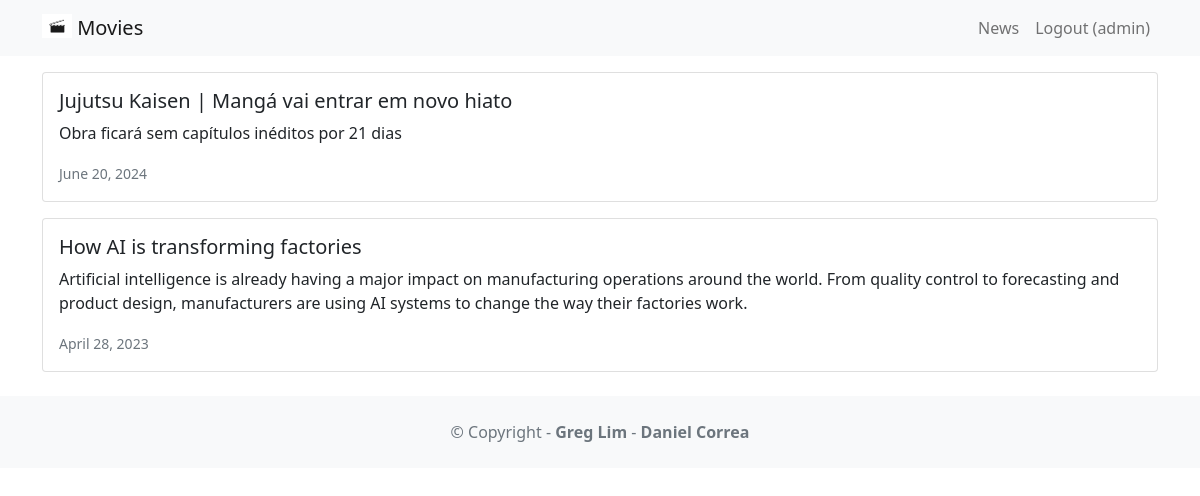
Page /news/ (signed in) on the committed database.
### news/models.py (models this page shows, shortened)
class News(models.Model):
    headline = models.CharField(max_length=200)
    body = models.TextField()
    date = models.DateField()

### news/views.py (the view)
# urls.py: path('news/', include('news.urls')),
def news(request):
    newss = News.objects.all().order_by('-date')
    return render(request, 'news.html', {'newss':newss})

### news/templates/news.html
{% extends 'base.html' %}
{% block content %}
        {% for news in newss %}
            <div class="card mb-3">
                <div class="row g-0">
                <div>
                    <div class="card-body">
                        <h5 class="card-title">{{ news.headline }}</h5>
                        <p class="card-text">{{ news.body }}</p>
                        <p class="card-text"><small class="text-muted">
                            {{ news.date }}
                        </small></p>
                    </div>
                </div>
            </div>
        </div>
    {% endfor %}
{% endblock content %}

### moviereviews/templates/base.html (shortened to what this page needs)
<!DOCTYPE html>
<html>
<head>
    <link href="https://cdn.jsdelivr.net/npm/bootstrap@5.1.1/dist/css/bootstrap.min.css" rel="stylesheet"/>
</head>
<body>
    <nav class="navbar navbar-expand-lg navbar-light bg-light mb-3">
        <div class="container">
            <a class="navbar-brand" href="{% url 'home' %}">
                {% load static %}
                <img src="{% static 'images/movie.jpg' %}" alt="" width="30" height="24" class="d-inline-block align-text-top" />
                Movies
            </a>
            <div class="collapse navbar-collapse" id="navbarNavAltMarkup">
                <div class="navbar-nav ms-auto">
                    <a class="nav-link" href="{% url 'news' %}">News</a>
                    {% if user.is_authenticated %}
                        <a class="nav-link" href="{% url 'logoutaccount' %}">
                            Logout ({{ user.username }})
                        </a>
                    {% else %}
                        <a class="nav-link" href="{% url 'loginaccount' %}">Login</a>
                        <a class="nav-link" href="{% url 'signupaccount' %}">Sign Up</a>
                    {% endif %}
                </div>
            </div>
        </div>
    </nav>
    <div class="container">
        {% block content %}
        {% endblock content %}
    </div>
    <footer class="text-center text-lg-start bg-light text-muted mt-4">
        <div class="text-center p-4">
            © Copyright -
            <a class="text-reset fw-bold text-decoration-none" target="_blank" href="https://twitter.com/greglim81">
                Greg Lim
            </a> -
            <a class="text-reset fw-bold text-decoration-none" target="_blank" href="https://twitter.com/danielgarax">
                Daniel Correa
            </a>
        </div>
    </footer>
</body>
</html>

### rows in the picture
News: headline "Jujutsu Kaisen | Mangá vai entrar em novo hiato", body "Obra ficará sem capítulos inéditos por 21 dias", date "June 20, 2024"
News: headline "How AI is transforming factories", body "Artificial intelligence is already having a major impact on manufacturing operations around the world. From quality control to forecasting and product design, manufacturers are using AI systems to change the way their factories work.", date "April 28, 2023"

### other values in the picture
{{ user.username }} "admin"
